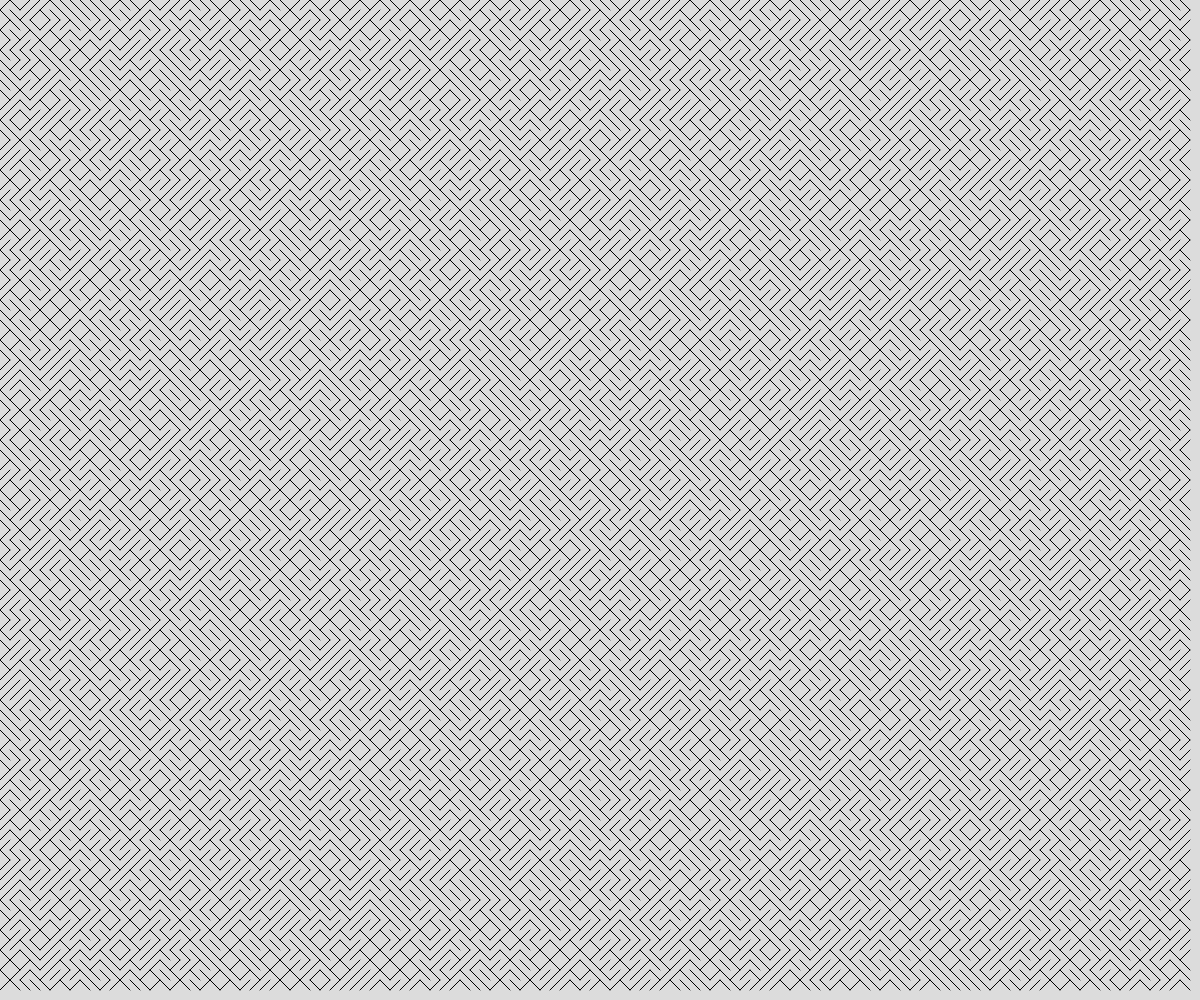
Frame 1 (no input)
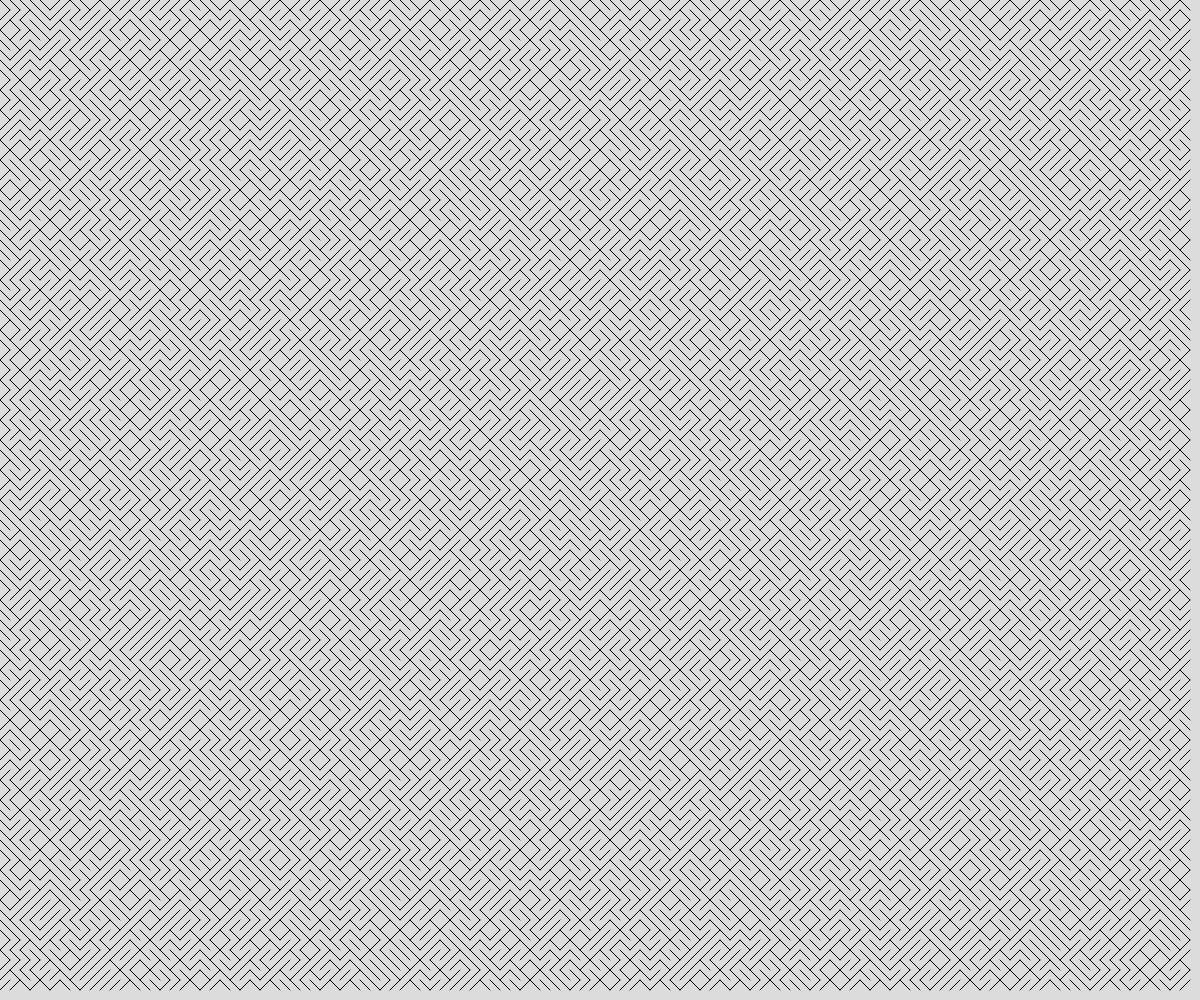
Frame 2 (the mouse pressed at the canvas centre, redrawn once)

The p5.js sketch that drew these frames (run headless with seeded random() and noise() and a simulated clock; the mouse was pressed at the canvas centre and the sketch redrawn once):

// p5.js sketch
// ── sketch.js
// Project Title
// Your Name
// Date
//
// Extra for Experts:
// - describe what you did to take this project "above and beyond"

const SPACING = 10;

function setup() {
  createCanvas(windowWidth, windowHeight);
  noLoop();
}

function diagonalDescending(x, y, s){
  line(x - s/2, y - s/2, x + s/2, y + s/2);
}

function diagonalAscending(x, y, s){
  line(x - s/2, y + s/2, x + s/2, y - s/2);
}


function draw() {
  background(220);
  for (let x = SPACING/2; x < width - SPACING/2; x += SPACING){
    for (let y = SPACING/2; y < height - SPACING/2; y += SPACING){
      if (int(random(2)) === 0){
        diagonalDescending(x, y, SPACING);
      }
      else{
        diagonalAscending(x, y, SPACING);
      }
    }
  }
}
